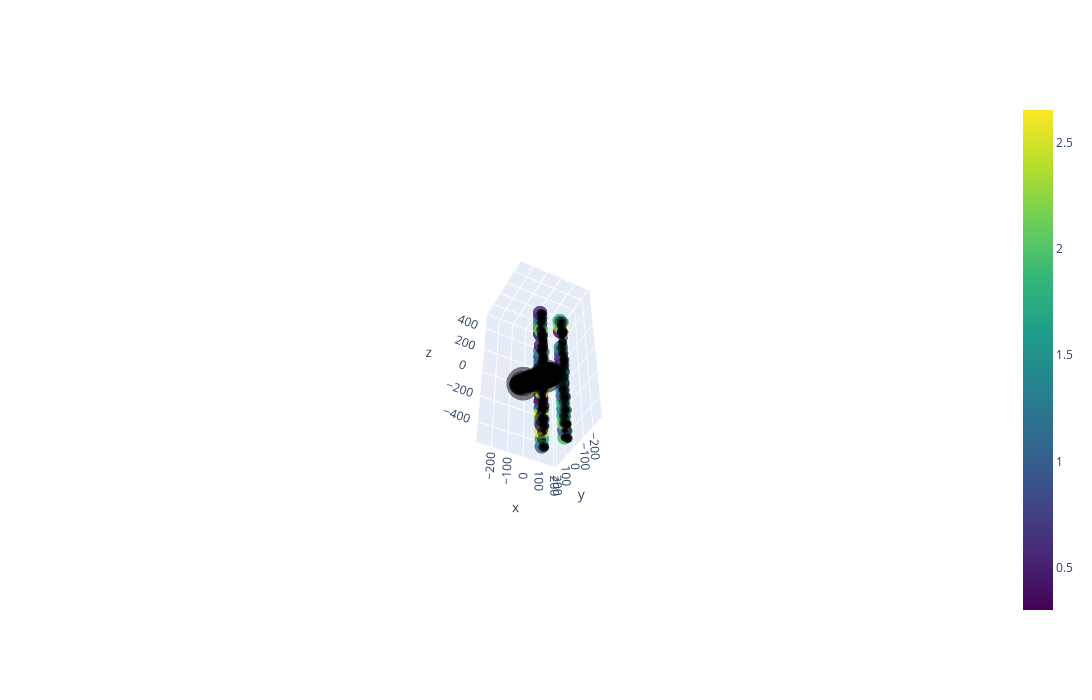

Notebook code for this chart:
### Code cell
hit_times = ak.sort(ak.concatenate([hit_times_track, hit_times_biolumi], axis=1))

sel_window = hit_times_track >tw[0]

hit_times_sel = hit_times[ (hit_times_track >tw[0]) & (hit_times_track <tw[1])]
rec = rec_lumi + rec_track
fig = plot_event(det, hit_times, record=rec)
fig.write_html("biolumi_plus_muon.html")

### Figure 1 — Plotly figure (JSON) as saved in the notebook; plotly's stock layout.template omitted (floating-point values rounded to 4 significant figures; data arrays with more than 128 entries replaced by an {"elided": "..."} marker saying what was removed)
{"data": [{"marker": {"color": [2.076, 2.632, 1.301, 0.301, 0.4771, 2.328, 2.283, 2.201, 2.068, 1.114, 0.6021, 1.398, 0.301, 0.9542, 1.38, 1.041, 0.4771, 1.914, 0.8451, 2.121, 1.732, 1.279, 1.851, 0.9031, 1.38, 0.9031, 1.477, 1.544, 0.8451, 0.4771, 0.7782, 1.362, 0.301, 2.297, 1.845, 0.9542, 1.633, 2.493, 0.4771, 0.699, 2.34, 0.8451, 0.4771, 2.455, 2.104, 2.654, 2.471, 1.415, 1.146, 0.4771, 0.699, 2.124], "colorscale": [[0, "#440154"], [0.1111, "#482878"], [0.2222, "#3e4989"], [0.3333, "#31688e"], [0.4444, "#26828e"], [0.5556, "#1f9e89"], [0.6667, "#35b779"], [0.7778, "#6ece58"], [0.8889, "#b5de2b"], [1, "#fde725"]], "opacity": 0.8, "showscale": true, "size": 5}, "mode": "markers", "type": "scatter3d", "x": [0, 0, 0, 0, 0, 0, 0, 0, 0, 0, 0, 0, 0, 0, 0, 0, 0, 150, 150, 150, 150, 150, 150, 150, 150, 150, 150, 150, 150, 150, 150, 150, 150, 150, 150, 75, 75, 75, 75, 75, 75, 75, 75, 75, 75, 75, 75, 75, 75, 75, 75, 75], "y": [0, 0, 0, 0, 0, 0, 0, 0, 0, 0, 0, 0, 0, 0, 0, 0, 0, 0, 0, 0, 0, 0, 0, 0, 0, 0, 0, 0, 0, 0, 0, 0, 0, 0, 0, 130, 130, 130, 130, 130, 130, 130, 130, 130, 130, 130, 130, 130, 130, 130, 130, 130], "z": [-447.4, -394.7, -342.1, -289.5, -236.8, -184.2, -131.6, -78.95, -26.32, 26.32, 78.95, 131.6, 289.5, 342.1, 394.7, 447.4, 500, -500, -447.4, -394.7, -342.1, -289.5, -236.8, -184.2, -131.6, -78.95, -26.32, 26.32, 78.95, 131.6, 184.2, 236.8, 394.7, 447.4, 500, -500, -447.4, -394.7, -342.1, -289.5, -236.8, -184.2, -131.6, -78.95, -26.32, 26.32, 78.95, 131.6, 184.2, 342.1, 447.4, 500]}, {"marker": {"color": "black", "colorscale": [[0, "#440154"], [0.1111, "#482878"], [0.2222, "#3e4989"], [0.3333, "#31688e"], [0.4444, "#26828e"], [0.5556, "#1f9e89"], [0.6667, "#35b779"], [0.7778, "#6ece58"], [0.8889, "#b5de2b"], [1, "#fde725"]], "opacity": 0.1, "size": 1}, "mode": "markers", "type": "scatter3d", "x": [0, 0, 0, 150, 150, 75, 75, 75], "y": [0, 0, 0, 0, 0, 130, 130, 130], "z": [-500, 184.2, 236.8, 289.5, 342.1, 236.8, 289.5, 394.7]}, {"marker": {"color": "black", "line": {"width": 0}, "opacity": 0.5, "size": {"elided": "1072 float values"}}, "mode": "markers", "type": "scatter3d", "x": {"elided": "1072 float values"}, "y": {"elided": "1072 float values"}, "z": {"elided": "1072 float values"}}], "layout": {"coloraxis": {"colorbar": {"title": {"text": "log10(det. photons)"}}, "showscale": true}, "height": 700, "scene": {"aspectmode": "auto", "aspectratio": {"x": 0.7749, "y": 0.7749, "z": 1.665}, "camera": {"center": {"x": 0, "y": 0, "z": 0}, "eye": {"x": -1.901, "y": -3.59, "z": -4.177}, "projection": {"type": "perspective"}, "up": {"x": -0.3329, "y": -0.6349, "z": 0.6972}}}, "showlegend": false, "width": 1400}}
